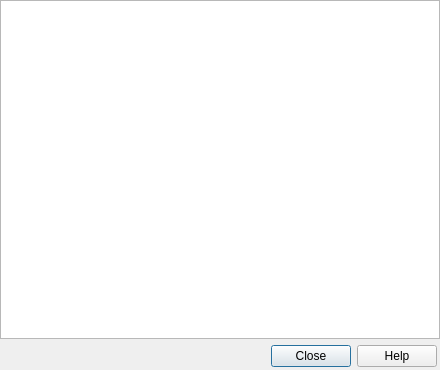
<?xml version="1.0" encoding="UTF-8"?>
<ui version="4.0">
 <class>QgsBookmarksBase</class>
 <widget class="QDialog" name="QgsBookmarksBase">
  <property name="geometry">
   <rect>
    <x>0</x>
    <y>0</y>
    <width>440</width>
    <height>370</height>
   </rect>
  </property>
  <property name="windowTitle">
   <string>Geospatial Bookmarks</string>
  </property>
  <layout class="QGridLayout">
   <property name="margin">
    <number>0</number>
   </property>
   <item row="0" column="0">
    <widget class="QTreeView" name="lstBookmarks">
     <property name="selectionMode">
      <enum>QAbstractItemView::ExtendedSelection</enum>
     </property>
     <property name="rootIsDecorated">
      <bool>false</bool>
     </property>
     <property name="sortingEnabled">
      <bool>true</bool>
     </property>
    </widget>
   </item>
   <item row="3" column="0">
    <layout class="QHBoxLayout" name="horizontalLayout_2">
     <property name="leftMargin">
      <number>3</number>
     </property>
     <property name="topMargin">
      <number>0</number>
     </property>
     <property name="rightMargin">
      <number>3</number>
     </property>
     <property name="bottomMargin">
      <number>3</number>
     </property>
     <item>
      <widget class="QDialogButtonBox" name="buttonBox">
       <property name="standardButtons">
        <set>QDialogButtonBox::Close|QDialogButtonBox::Help</set>
       </property>
      </widget>
     </item>
    </layout>
   </item>
  </layout>
 </widget>
 <layoutdefault spacing="6" margin="11"/>
 <tabstops>
  <tabstop>lstBookmarks</tabstop>
 </tabstops>
 <resources/>
 <connections>
  <connection>
   <sender>buttonBox</sender>
   <signal>rejected()</signal>
   <receiver>QgsBookmarksBase</receiver>
   <slot>reject()</slot>
   <hints>
    <hint type="sourcelabel">
     <x>211</x>
     <y>342</y>
    </hint>
    <hint type="destinationlabel">
     <x>274</x>
     <y>256</y>
    </hint>
   </hints>
  </connection>
 </connections>
</ui>
